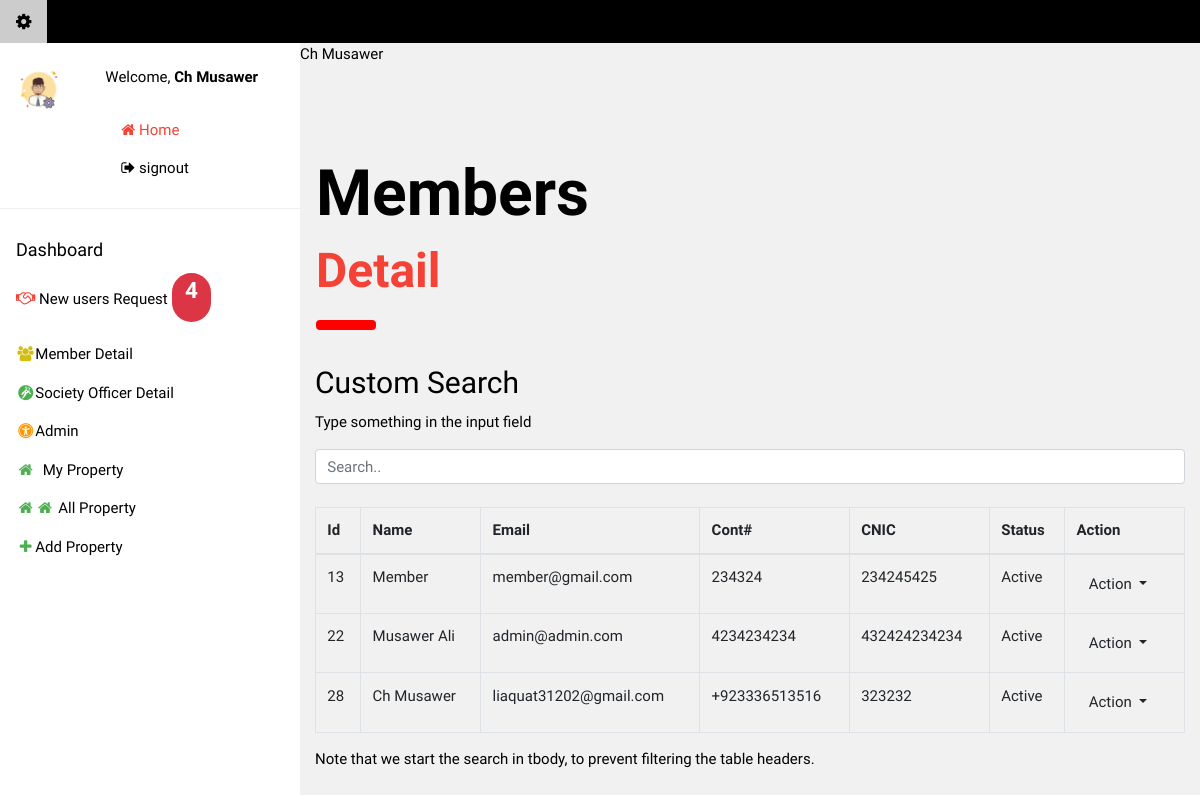
Page /admin_panel/member_detail.php (signed in) on the committed database.
### tables this page shows
CREATE TABLE `users_details` (
  `id` int(11) NOT NULL,
  `login_id` int(11) DEFAULT NULL,
  `cnic` varchar(250) DEFAULT NULL,
  `address` varchar(250) DEFAULT NULL,
  `mobile_number` varchar(20) DEFAULT NULL,
  `image` varchar(345) DEFAULT NULL
);

### admin_panel/member_detail.php (the view, shortened to what this page needs)
<?php
include "admin_header.php";
require_once "../db.php";
?>
<div class="w3-container" style="margin-top:80px" id="showcase">
    <h1 class="w3-jumbo"><b>Members</b></h1>
    <h1 class="w3-xxxlarge w3-text-red"><b>Detail</b></h1>
    <hr style="width:50px;border:5px solid red" class="w3-round">
  </div>
<div class="container mt-3">
  <h2>Custom Search</h2>
  <p>Type something in the input field</p>
  <input class="form-control" id="myInput" type="text" placeholder="Search..">
  <br>
  <table class="table table-bordered" id="Table">
    <thead>
      <tr>
        <th> Id</th>
        <th>Name</th>
        <th>Email</th>
        <th>Cont#</th>
        <th>CNIC</th>
        <th>Status</th>
        <th>Action</th>
      </tr>
    </thead>
    <tbody id="myTable">
    <?php
$sql = "SELECT *, login.login_id as id FROM `login` "
        . " LEFT JOIN users_details ON users_details.login_id = login.login_id"
        . " where type in('member') "
        . ";";
$result = $conn->query($sql);
if ($result->num_rows > 0):
  while($row = $result->fetch_assoc()):
?>
      <tr>
        <td><?=$row['id']?></td>
        <td><?=$row['name']?></td>
        <td><?=$row['email']?></td>
        <td><?=$row['mobile_number']?></td>
        <td><?=$row['cnic']?></td>
        <td><?=$row['status']?></td>
        <td><div class = "dropdown">
                <button type = "button" class = "btn dropdown-toggle" id = "dropdownMenu1" data-toggle = "dropdown">
                   Action
                </button>
            </div></td>
      </tr>
  <?php endwhile;endif;?>
    </tbody>
  </table>
  <p>Note that we start the search in tbody, to prevent filtering the table headers.</p>
</div>
<link rel="stylesheet" type="text/css" href="https://cdn.datatables.net/v/dt/dt-1.10.18/datatables.min.css"/>

### admin_panel/admin_header.php (shortened to what this page needs)
<?php
if(isset($_SESSION['uid'])){
    $d=$_SESSION['uid'];
    ?>
    <!DOCTYPE html>
<html>
    <link rel="stylesheet" href="http://localhost/housing/assets/css/bootstrap.min.css">
    <link rel="stylesheet" href="https://cdnjs.cloudflare.com/ajax/libs/font-awesome/4.7.0/css/font-awesome.min.css">
    <link rel="stylesheet" href="http://localhost/housing/assets/css/w3.css">
    <link rel="stylesheet" href="http://localhost/housing/assets/css/w3-theme-light-green.css">
    <link data-require="sweet-alert@*" data-semver="0.4.2" rel="stylesheet" href="https://cdnjs.cloudflare.com/ajax/libs/sweetalert/1.1.3/sweetalert.min.css" />
<link rel="stylesheet" href="https://lipis.github.io/bootstrap-sweetalert/dist/sweetalert.css" />
<body class="w3-light-grey">
<div class="w3-bar w3-top w3-black w3-large" style="z-index:4">
   <a href="#" class="w3-bar-item w3-button"><i class="fa fa-cog"></i></a>
</div>
<nav class="w3-sidebar w3-collapse w3-white w3-animate-left" style="z-index:3;width:300px;" id="mySidebar"><br>
  <div class="w3-container w3-row">
    <div class="w3-col s4">
      <img src="http://localhost/housing/assets/ads/admin.png" class="w3-circle w3-margin-right" style="width:46px">
    </div>
    <div class="w3-col s8 w3-bar">
      <span>Welcome, <strong><?= $d['name'];?></strong></span><br>
      <br>
      <a href="http://localhost/housing/index.php" class="w3-bar-item w3-text-red w3-button"><i class="fa fa-home"></i> Home</a>
      <a href="http://localhost/housing/signout.php" class="w3-bar-item w3-button"><i class="fa fa-sign-out"></i> signout</a>
    </div>
  </div>
  <hr>
  <div class="w3-container">
    <h5>Dashboard</h5>
  </div>
  <div class="w3-bar-block">
    <a href="new_user_req.php" class="w3-bar-item w3-button w3-padding"><i class="fa fa-handshake-o w3-text-red fa-fw"></i>   New users Request <sup> <span class="badge fa-2x badge-pill badge-danger">4<p id="new_req_alert"></p></span></sup></a>
    <a href="member_detail.php" class="w3-bar-item w3-button w3-padding"><i class="w3-text-yellow fa fa-users fa-fw"></i>Member Detail</a>
    <a href="society_officer_detail.php" class="w3-bar-item w3-button w3-padding"><i class="w3-text-green fa fa-grav fa-fw"></i>Society Officer Detail</a>
    <a href="admin_detail.php" class="w3-bar-item w3-button w3-padding"><i class="w3-text-orange fa fa-universal-access fa-fw"></i>Admin</a>
    <a href="./sofficer_property_detail.php" class="w3-bar-item w3-button w3-padding"><i class="fa fa-home w3-text-green fa-fw"></i>  My Property</a>
    <a href="./all_property_detail.php" class="w3-bar-item w3-button w3-padding"><i class="fa fa-home w3-text-green fa-fw"></i><i class="fa fa-home w3-text-green fa-fw"></i> All Property</a>
        <a href="./addproperty.php" class="w3-bar-item w3-button w3-padding"><i class="fa fa-plus w3-text-green fa-fw"></i>Add Property</a>
  </div>
</nav>
<div class="w3-main" style="margin-left:300px;margin-top:43px;">
    <?php
        $d=$_SESSION['uid'];
        echo $d['name'];
   } else {
    header('location:../login.php');
   }
?>

### assets/css/w3.css (style rules this page uses)
html { box-sizing:border-box }
*,*:before,*:after { box-sizing:inherit }
html { -ms-text-size-adjust:100%;-webkit-text-size-adjust:100% }
body { margin:0 }
article,aside,details,figcaption,figure,footer,header,main,menu,nav,section { display:block }
a { background-color:transparent }
b,strong { font-weight:bolder }
sub,sup { font-size:75%;line-height:0;position:relative;vertical-align:baseline }
sup { top:-0.5em }
img { border-style:none }
hr { box-sizing:content-box;height:0;overflow:visible }
button,input,select,textarea,optgroup { font:inherit;margin:0 }
button,input { overflow:visible }
button,select { text-transform:none }
button,[type=button],[type=reset],[type=submit] { -webkit-appearance:button }
html,body { font-family:Verdana,sans-serif;font-size:15px;line-height:1.5 }
html { overflow-x:hidden }
h1 { font-size:36px }
h2 { font-size:30px }
h5 { font-size:18px }
h1,h2,h3,h4,h5,h6 { font-family:"Segoe UI",Arial,sans-serif;font-weight:400;margin:10px 0 }
hr { border:0;border-top:1px solid #eee;margin:20px 0 }
img { vertical-align:middle }
a { color:inherit }
.w3-btn,.w3-button { border:none;display:inline-block;padding:8px 16px;vertical-align:middle;overflow:hidden;text-decoration:none;color:inherit;background-color:inherit;text-align:center;cursor:pointer;white-space:nowrap }
.w3-btn,.w3-button { -webkit-touch-callout:none;-webkit-user-select:none;-khtml-user-select:none;-moz-user-select:none;-ms-user-select:none;user-select:none }
.w3-sidebar { height:100%;width:200px;background-color:#fff;position:fixed!important;z-index:1;overflow:auto }
.w3-main,#main { transition:margin-left .4s }
.w3-bar { width:100%;overflow:hidden }
.w3-bar .w3-bar-item { padding:8px 16px;float:left;width:auto;border:none;display:block;outline:0 }
.w3-bar .w3-button { white-space:normal }
.w3-bar-block .w3-bar-item { width:100%;display:block;padding:8px 16px;text-align:left;border:none;white-space:normal;float:none;outline:0 }
.w3-container:after,.w3-container:before,.w3-panel:after,.w3-panel:before,.w3-row:after,.w3-row:before,.w3-row-padding:after,.w3-row-padding:before, .w3-cell-row:before,.w3-cell-row:after,.w3-clear:after,.w3-clear:before,.w3-bar:before,.w3-bar:after { content:"";display:table;clear:both }
.w3-col,.w3-half,.w3-third,.w3-twothird,.w3-threequarter,.w3-quarter { float:left;width:100% }
.w3-col.s4 { width:33.33333% }
.w3-col.s8 { width:66.66666% }
@media (min-width:993px) { .w3-sidebar.w3-collapse { display:block!important } }
.w3-top,.w3-bottom { position:fixed;width:100%;z-index:1 }
.w3-top { top:0 }
.w3-circle { border-radius:50% }
.w3-round,.w3-round-medium { border-radius:4px }
.w3-container,.w3-panel { padding:0.01em 16px }
.w3-animate-left { position:relative;animation:animateleft 0.4s }
.w3-large { font-size:18px!important }
.w3-xxxlarge { font-size:48px!important }
.w3-jumbo { font-size:64px!important }
.w3-margin-right { margin-right:16px!important }
.w3-padding { padding:8px 16px!important }
.w3-white,.w3-hover-white:hover { color:#000!important;background-color:#fff!important }
.w3-black,.w3-hover-black:hover { color:#fff!important;background-color:#000!important }
.w3-light-grey,.w3-hover-light-grey:hover,.w3-light-gray,.w3-hover-light-gray:hover { color:#000!important;background-color:#f1f1f1!important }
.w3-text-green,.w3-hover-text-green:hover { color:#4CAF50!important }
.w3-text-orange,.w3-hover-text-orange:hover { color:#ff9800!important }
.w3-text-red,.w3-hover-text-red:hover { color:#f44336!important }
.w3-text-yellow,.w3-hover-text-yellow:hover { color:#d2be0e!important }

### admin_panel/admin_header.php (style rules this page uses)
html,body,h1,h2,h3,h4,h5 { font-family: "Raleway", sans-serif }

### rows in the picture
users_details: login.login_id "13", login.name "Member", login.email "member@gmail.com", mobile_number "234324", cnic "234245425", login.status "Active"
users_details: login.login_id "22", login.name "Musawer Ali", login.email "admin@admin.com", mobile_number "4234234234", cnic "432424234234", login.status "Active"
users_details: login.login_id "28", login.name "Ch Musawer", login.email "liaquat31202@gmail.com", mobile_number "+923336513516", cnic "323232", login.status "Active"

### other values in the picture
$d['name'] "Ch Musawer"
